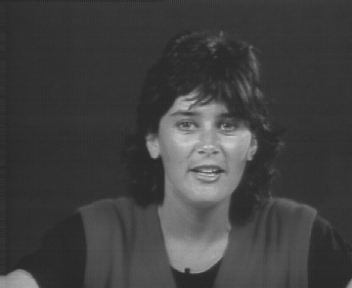
%> input picture Hw4_motion_estimation2/missa_80.tif, 352 x 288 px
$ octave --eval "ps_largest;"   (GNU Octave 9; MATLAB toolbox functions it lacks are replaced by stand-ins)
%> lines starting %> are read from the running program, lines starting %| are printed output that depends on the picture
### Hw4_motion_estimation2/phase_correlation.m
function [ result ] = phase_correlation( img1,img2 )
%PHASE_CORRELATION Summary of this function goes here
%   Detailed explanation goes here

    FFT1 = fft2(img1);
    FFT2 = conj(fft2(img2));
    FFTR = FFT1.*FFT2;
    magFFTR = abs(FFTR)+0.1;
    FFTRN = (FFTR./magFFTR);
    result = ifft2(double(FFTRN));

end

### Hw4_motion_estimation2/ps_largest.m
function ps_largest()
    H = 288;
    W = 352;

    [X,Y] = meshgrid(1:W,H:-1:1);
    X = X - 1;
    Y = Y - 1;
    X(X>W/2) = X(X>W/2) - W;
    Y(Y>H/2) = Y(Y>H/2) - H;
    Y = -Y;

    this_pic = imread('missa_80.tif');
%> this_pic is the input picture: size 288x352 uint8; min 38, max 207, mean 64.4
    next_pic = imread('missa_84.tif');
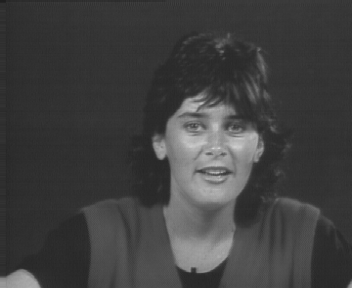
%> input picture Hw4_motion_estimation2/missa_84.tif, 352 x 288 px
%> next_pic is the input picture: size 288x352 uint8; min 31, max 213, mean 64.4

    [ F,row,col ] = find_f(this_pic,next_pic);
%> in find_f, `d1 = sortedF(1);`: d1 = 0.128
%> in find_f, `d2 = sortedF(2);`: d2 = 0.119
%> in find_f, `d3 = sortedF(3);`: d3 = 0.109
%> in find_f, `row = row-1;`: row = [286; 287; 286]
%> in find_f, `col = col-1;`: col = [345; 345; 344]
%> in find_f, `col = -col;`: col = [7; 7; 8]
%> row = [-2; -1; -2]; col = [7; 7; 8]
    subplot(2,2,1)
    surf(X,Y,F)
    title('missa: d1 = [-2,7] d2 = [1,7], d3 = [-2,8]')
    xlabel('width')
    ylabel('height')
    colorbar

    this_pic = imread('container_1.tif');
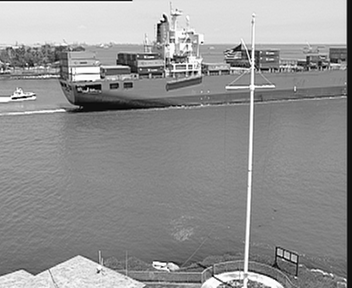
%> input picture Hw4_motion_estimation2/container_1.tif, 352 x 288 px
%> this_pic is the input picture: size 288x352 uint8; min 0, max 255, mean 146
    next_pic = imread('container_30.tif');
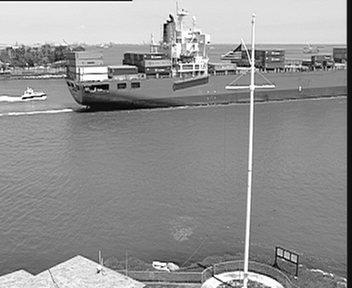
%> input picture Hw4_motion_estimation2/container_30.tif, 352 x 288 px
%> next_pic is the input picture: size 288x352 uint8; min 0, max 255, mean 146.2
    [ F,row,col ] = find_f(this_pic,next_pic);
%> row = [0; 0; 0]; col = [0; 7; 6]
    subplot(2,2,2)
    surf(X,Y,F)
    title('container: d1 = [0,0] d2 = [0,7], d3 = [0,6]')
    xlabel('width')
    ylabel('height')
    colorbar

    this_pic = imread('coastguard_90.tif');
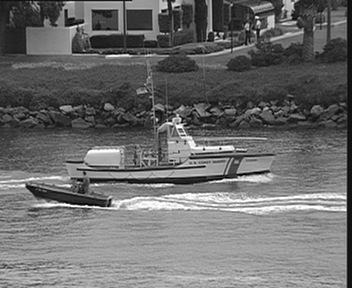
%> input picture Hw4_motion_estimation2/coastguard_90.tif, 352 x 288 px
%> this_pic is the input picture: size 288x352 uint8; min 1, max 255, mean 108.2
    next_pic = imread('coastguard_95.tif');
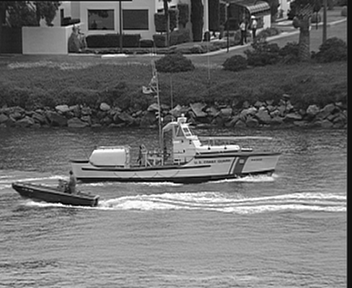
%> input picture Hw4_motion_estimation2/coastguard_95.tif, 352 x 288 px
%> next_pic is the input picture: size 288x352 uint8; min 1, max 255, mean 108.5
    [ F,row,col ] = find_f(this_pic,next_pic);
%> in phase_correlation (call 3), `result = ifft2(double(FFTRN));`:
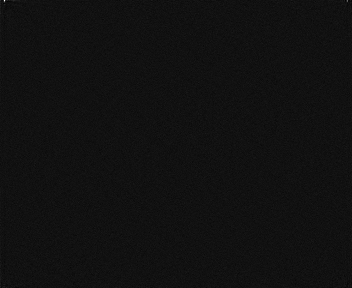
%> result: size 288x352 double; min -0.0212, max 0.288, mean 9.86e-06; drawn with min black and max white
%> row = [0; 1; 0]; col = [-4; -4; 5]
%> `ps_largest;`:
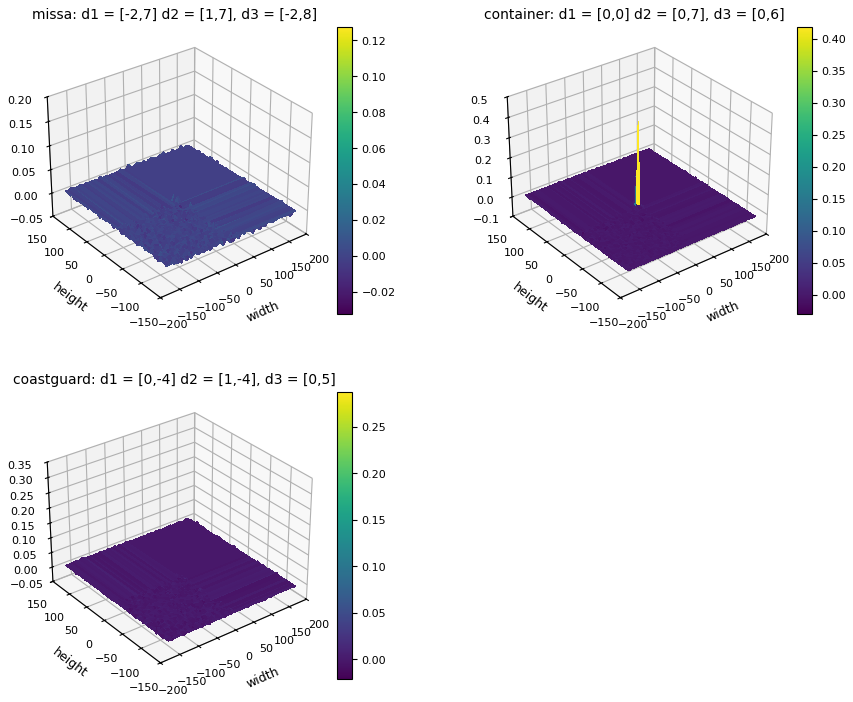
%> figure redrawn from the program's plot data, 3 panels
    subplot(2,2,3)
    surf(X,Y,F)
    title('coastguard: d1 = [0,-4] d2 = [1,-4], d3 = [0,5]')
    xlabel('width')
    ylabel('height')
    colorbar
end

function [ F,row,col ] = find_f( this_pic,next_pic )
[H,W] = size(this_pic);

F = phase_correlation(this_pic,next_pic);

sortedF = sort(F(:),1,'descend');
d1 = sortedF(1);
d2 = sortedF(2);
d3 = sortedF(3);

row = zeros(3,1);
col = zeros(3,1);

% find the most three biggest index
[row(1),col(1),~] = find(F==d1);
[row(2),col(2),~] = find(F==d2);
[row(3),col(3),~] = find(F==d3);

% the coordinate start from (1,1), so we do a compensation.
row = row-1;
col = col-1;
row(row>H/2) = row(row>H/2) - H;
col(col>W/2) = col(col>W/2) - W;
col = -col;

end
